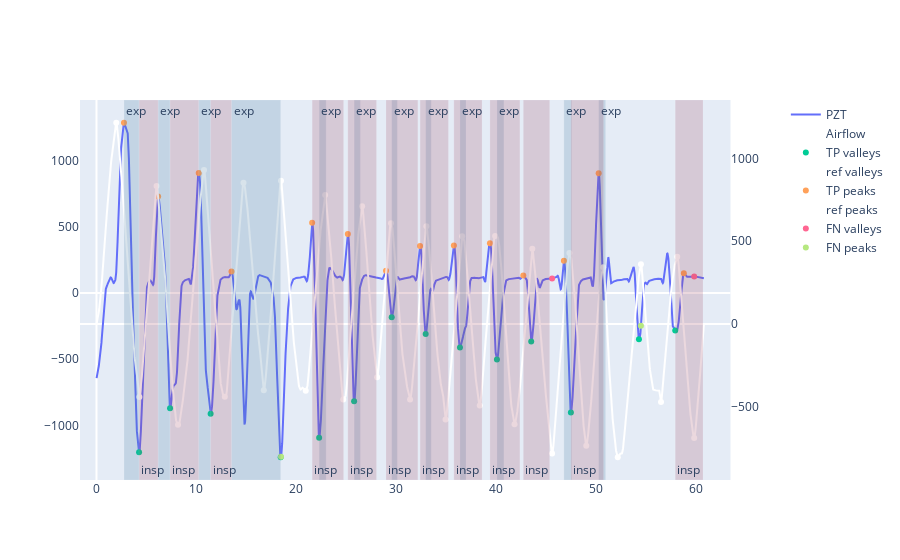

Write notebook code for a chart like this one.
### Code cell
plot_resp_param(data, overview, id="QMQ7", activity="UAL", sensor="PZT")

### Figure 1 — Plotly figure (JSON) as saved in the notebook; plotly's stock layout.template omitted (floating-point values rounded to 4 significant figures; data arrays with more than 128 entries replaced by an {"elided": "..."} marker saying what was removed)
{"data": [{"name": "PZT", "type": "scatter", "x": {"elided": "6078 float values"}, "y": {"elided": "6078 float values"}}, {"line": {"color": "white"}, "name": "Airflow", "type": "scatter", "x": {"elided": "6078 float values"}, "xaxis": "x", "y": {"elided": "6078 float values"}, "yaxis": "y2"}, {"mode": "markers", "name": "TP valleys", "type": "scatter", "x": [4.26, 7.36, 11.42, 18.43, 22.28, 25.78, 29.54, 32.94, 36.37, 40.07, 43.5, 47.47, 54.28, 57.91], "y": [-1203.0, -870.5, -912.8, -1241.0, -1094.0, -816.9, -182.4, -309.1, -411.8, -501.4, -366.1, -903.5, -349.3, -282.6]}, {"marker": {"color": "white"}, "mode": "markers", "name": "ref valleys", "type": "scatter", "x": [4.29, 8.16, 12.84, 16.74, 20.94, 24.69, 28.08, 31.38, 34.93, 38.35, 41.83, 45.59, 49.01, 52.16, 56.49, 59.81], "xaxis": "x", "y": [-441.1, -609.2, -438.8, -400.9, -403.9, -456.6, -321.7, -456.2, -577.1, -492.7, -604.9, -781.8, -735.2, -805.1, -471.6, -688.7], "yaxis": "y2"}, {"mode": "markers", "name": "TP peaks", "type": "scatter", "x": [2.75, 6.17, 10.23, 13.51, 21.58, 25.15, 28.97, 32.38, 35.76, 39.37, 42.71, 46.77, 50.25, 58.77], "y": [1287.0, 730.2, 906.8, 163.7, 531.3, 447.1, 169.0, 355.9, 359.6, 376.8, 133.3, 244.9, 906.2, 149.9]}, {"marker": {"color": "white"}, "mode": "markers", "name": "ref peaks", "type": "scatter", "x": [1.98, 6.01, 10.76, 14.71, 18.46, 22.88, 26.58, 29.47, 33.01, 36.59, 39.89, 43.61, 47.32, 50.7, 54.48, 58.11], "xaxis": "x", "y": [1216.0, 834.2, 931.0, 853.9, 865.2, 779.8, 711.6, 608.7, 591.2, 530.9, 532.3, 454.4, 429.6, 342.8, 361.8, 406.2], "yaxis": "y2"}, {"mode": "markers", "name": "FN valleys", "type": "scatter", "x": [45.59, 59.81], "y": [110.6, 124.4]}, {"mode": "markers", "name": "FN peaks", "type": "scatter", "x": [18.46, 54.48], "y": [-1237.0, -246.8]}], "layout": {"annotations": [{"showarrow": false, "text": "exp", "x": 2.75, "xanchor": "left", "xref": "x", "y": 1, "yanchor": "top", "yref": "y domain"}, {"showarrow": false, "text": "exp", "x": 6.17, "xanchor": "left", "xref": "x", "y": 1, "yanchor": "top", "yref": "y domain"}, {"showarrow": false, "text": "exp", "x": 10.23, "xanchor": "left", "xref": "x", "y": 1, "yanchor": "top", "yref": "y domain"}, {"showarrow": false, "text": "exp", "x": 13.51, "xanchor": "left", "xref": "x", "y": 1, "yanchor": "top", "yref": "y domain"}, {"showarrow": false, "text": "exp", "x": 22.28, "xanchor": "left", "xref": "x", "y": 1, "yanchor": "top", "yref": "y domain"}, {"showarrow": false, "text": "exp", "x": 25.78, "xanchor": "left", "xref": "x", "y": 1, "yanchor": "top", "yref": "y domain"}, {"showarrow": false, "text": "exp", "x": 29.54, "xanchor": "left", "xref": "x", "y": 1, "yanchor": "top", "yref": "y domain"}, {"showarrow": false, "text": "exp", "x": 32.94, "xanchor": "left", "xref": "x", "y": 1, "yanchor": "top", "yref": "y domain"}, {"showarrow": false, "text": "exp", "x": 36.37, "xanchor": "left", "xref": "x", "y": 1, "yanchor": "top", "yref": "y domain"}, {"showarrow": false, "text": "exp", "x": 40.07, "xanchor": "left", "xref": "x", "y": 1, "yanchor": "top", "yref": "y domain"}, {"showarrow": false, "text": "exp", "x": 46.77, "xanchor": "left", "xref": "x", "y": 1, "yanchor": "top", "yref": "y domain"}, {"showarrow": false, "text": "exp", "x": 50.25, "xanchor": "left", "xref": "x", "y": 1, "yanchor": "top", "yref": "y domain"}, {"showarrow": false, "text": "insp", "x": 4.26, "xanchor": "left", "xref": "x", "y": 0, "yanchor": "bottom", "yref": "y domain"}, {"showarrow": false, "text": "insp", "x": 7.36, "xanchor": "left", "xref": "x", "y": 0, "yanchor": "bottom", "yref": "y domain"}, {"showarrow": false, "text": "insp", "x": 11.42, "xanchor": "left", "xref": "x", "y": 0, "yanchor": "bottom", "yref": "y domain"}, {"showarrow": false, "text": "insp", "x": 21.58, "xanchor": "left", "xref": "x", "y": 0, "yanchor": "bottom", "yref": "y domain"}, {"showarrow": false, "text": "insp", "x": 25.15, "xanchor": "left", "xref": "x", "y": 0, "yanchor": "bottom", "yref": "y domain"}, {"showarrow": false, "text": "insp", "x": 28.97, "xanchor": "left", "xref": "x", "y": 0, "yanchor": "bottom", "yref": "y domain"}, {"showarrow": false, "text": "insp", "x": 32.38, "xanchor": "left", "xref": "x", "y": 0, "yanchor": "bottom", "yref": "y domain"}, {"showarrow": false, "text": "insp", "x": 35.76, "xanchor": "left", "xref": "x", "y": 0, "yanchor": "bottom", "yref": "y domain"}, {"showarrow": false, "text": "insp", "x": 39.37, "xanchor": "left", "xref": "x", "y": 0, "yanchor": "bottom", "yref": "y domain"}, {"showarrow": false, "text": "insp", "x": 42.71, "xanchor": "left", "xref": "x", "y": 0, "yanchor": "bottom", "yref": "y domain"}, {"showarrow": false, "text": "insp", "x": 47.47, "xanchor": "left", "xref": "x", "y": 0, "yanchor": "bottom", "yref": "y domain"}, {"showarrow": false, "text": "insp", "x": 57.91, "xanchor": "left", "xref": "x", "y": 0, "yanchor": "bottom", "yref": "y domain"}], "shapes": [{"fillcolor": "#4179A0", "line": {"color": "white", "width": 0.2}, "opacity": 0.2, "type": "rect", "x0": 2.75, "x1": 4.26, "xref": "x", "y0": 0, "y1": 1, "yref": "y domain"}, {"fillcolor": "#4179A0", "line": {"color": "white", "width": 0.2}, "opacity": 0.2, "type": "rect", "x0": 6.17, "x1": 7.36, "xref": "x", "y0": 0, "y1": 1, "yref": "y domain"}, {"fillcolor": "#4179A0", "line": {"color": "white", "width": 0.2}, "opacity": 0.2, "type": "rect", "x0": 10.23, "x1": 11.42, "xref": "x", "y0": 0, "y1": 1, "yref": "y domain"}, {"fillcolor": "#4179A0", "line": {"color": "white", "width": 0.2}, "opacity": 0.2, "type": "rect", "x0": 13.51, "x1": 18.43, "xref": "x", "y0": 0, "y1": 1, "yref": "y domain"}, {"fillcolor": "#4179A0", "line": {"color": "white", "width": 0.2}, "opacity": 0.2, "type": "rect", "x0": 22.28, "x1": 22.98, "xref": "x", "y0": 0, "y1": 1, "yref": "y domain"}, {"fillcolor": "#4179A0", "line": {"color": "white", "width": 0.2}, "opacity": 0.2, "type": "rect", "x0": 25.78, "x1": 26.41, "xref": "x", "y0": 0, "y1": 1, "yref": "y domain"}, {"fillcolor": "#4179A0", "line": {"color": "white", "width": 0.2}, "opacity": 0.2, "type": "rect", "x0": 29.54, "x1": 30.11, "xref": "x", "y0": 0, "y1": 1, "yref": "y domain"}, {"fillcolor": "#4179A0", "line": {"color": "white", "width": 0.2}, "opacity": 0.2, "type": "rect", "x0": 32.94, "x1": 33.5, "xref": "x", "y0": 0, "y1": 1, "yref": "y domain"}, {"fillcolor": "#4179A0", "line": {"color": "white", "width": 0.2}, "opacity": 0.2, "type": "rect", "x0": 36.37, "x1": 36.98, "xref": "x", "y0": 0, "y1": 1, "yref": "y domain"}, {"fillcolor": "#4179A0", "line": {"color": "white", "width": 0.2}, "opacity": 0.2, "type": "rect", "x0": 40.07, "x1": 40.77, "xref": "x", "y0": 0, "y1": 1, "yref": "y domain"}, {"fillcolor": "#4179A0", "line": {"color": "white", "width": 0.2}, "opacity": 0.2, "type": "rect", "x0": 46.77, "x1": 47.56, "xref": "x", "y0": 0, "y1": 1, "yref": "y domain"}, {"fillcolor": "#4179A0", "line": {"color": "white", "width": 0.2}, "opacity": 0.2, "type": "rect", "x0": 50.25, "x1": 50.95, "xref": "x", "y0": 0, "y1": 1, "yref": "y domain"}, {"fillcolor": "#A0415D", "line": {"color": "white", "width": 0.2}, "opacity": 0.2, "type": "rect", "x0": 4.26, "x1": 6.17, "xref": "x", "y0": 0, "y1": 1, "yref": "y domain"}, {"fillcolor": "#A0415D", "line": {"color": "white", "width": 0.2}, "opacity": 0.2, "type": "rect", "x0": 7.36, "x1": 10.23, "xref": "x", "y0": 0, "y1": 1, "yref": "y domain"}, {"fillcolor": "#A0415D", "line": {"color": "white", "width": 0.2}, "opacity": 0.2, "type": "rect", "x0": 11.42, "x1": 13.51, "xref": "x", "y0": 0, "y1": 1, "yref": "y domain"}, {"fillcolor": "#A0415D", "line": {"color": "white", "width": 0.2}, "opacity": 0.2, "type": "rect", "x0": 21.58, "x1": 24.73, "xref": "x", "y0": 0, "y1": 1, "yref": "y domain"}, {"fillcolor": "#A0415D", "line": {"color": "white", "width": 0.2}, "opacity": 0.2, "type": "rect", "x0": 25.15, "x1": 28.02, "xref": "x", "y0": 0, "y1": 1, "yref": "y domain"}, {"fillcolor": "#A0415D", "line": {"color": "white", "width": 0.2}, "opacity": 0.2, "type": "rect", "x0": 28.97, "x1": 32.16, "xref": "x", "y0": 0, "y1": 1, "yref": "y domain"}, {"fillcolor": "#A0415D", "line": {"color": "white", "width": 0.2}, "opacity": 0.2, "type": "rect", "x0": 32.38, "x1": 35.22, "xref": "x", "y0": 0, "y1": 1, "yref": "y domain"}, {"fillcolor": "#A0415D", "line": {"color": "white", "width": 0.2}, "opacity": 0.2, "type": "rect", "x0": 35.76, "x1": 38.58, "xref": "x", "y0": 0, "y1": 1, "yref": "y domain"}, {"fillcolor": "#A0415D", "line": {"color": "white", "width": 0.2}, "opacity": 0.2, "type": "rect", "x0": 39.37, "x1": 42.37, "xref": "x", "y0": 0, "y1": 1, "yref": "y domain"}, {"fillcolor": "#A0415D", "line": {"color": "white", "width": 0.2}, "opacity": 0.2, "type": "rect", "x0": 42.71, "x1": 45.35, "xref": "x", "y0": 0, "y1": 1, "yref": "y domain"}, {"fillcolor": "#A0415D", "line": {"color": "white", "width": 0.2}, "opacity": 0.2, "type": "rect", "x0": 47.47, "x1": 50.74, "xref": "x", "y0": 0, "y1": 1, "yref": "y domain"}, {"fillcolor": "#A0415D", "line": {"color": "white", "width": 0.2}, "opacity": 0.2, "type": "rect", "x0": 57.91, "x1": 60.69, "xref": "x", "y0": 0, "y1": 1, "yref": "y domain"}], "xaxis": {"anchor": "y", "domain": [0, 0.94], "showgrid": false}, "yaxis": {"anchor": "x", "domain": [0, 1], "showgrid": false}, "yaxis2": {"anchor": "x", "overlaying": "y", "showgrid": false, "side": "right"}}}
